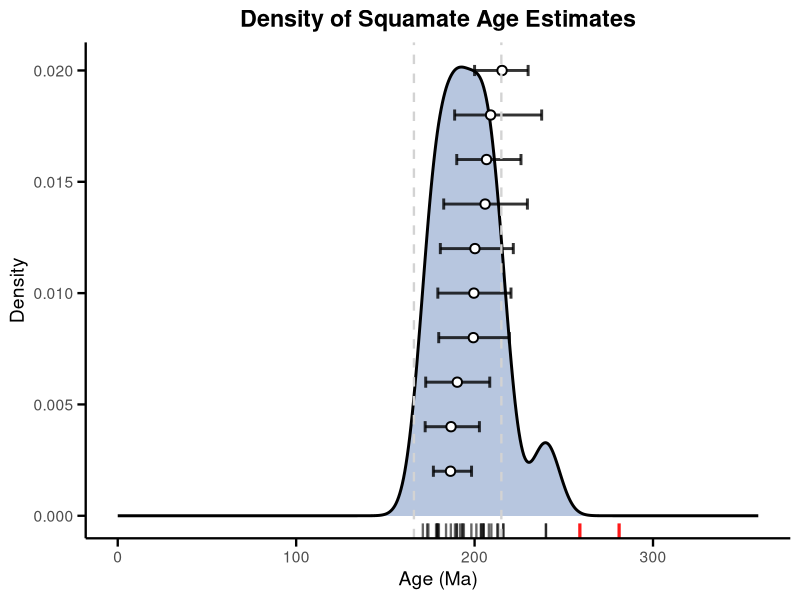

Reproduce this figure in R.
### Squamata: Likelihood Checkpoints
library(dplyr)
library(ggplot2)

# Read the CSV file
squamata <- read.csv("squamata_timetrees.csv", header = TRUE)
head(squamata)

# Read the tip dates
squamate_tips <- read.csv("squamate_tip_dates.csv", header = TRUE)
head(squamate_tips)

# Add a y position slightly above the x-axis
squamate_tips <- squamate_tips %>%
  mutate(y = seq(0.002, 0.002 * n(), length.out = n()))

# Identify outliers using the IQR rule
q <- quantile(squamata$Age, probs = c(0.25, 0.75), na.rm = TRUE)
iqr <- q[2] - q[1]

lower <- q[1] - 1.5 * iqr
upper <- q[2] + 1.5 * iqr

squamata <- squamata %>%
  mutate(outlier = Age < lower | Age > upper)

# Plot
ggplot() +
  # Density using NON-outliers only
  geom_density(
    data = filter(squamata, !outlier),
    aes(x = Age),
    fill = "#4C72B0",
    alpha = 0.4,
    linewidth = 1,
    trim = FALSE
  ) +
  # Rug for non-outliers
  geom_rug(
    data = filter(squamata, !outlier),
    aes(x = Age),
    sides = "b",
    alpha = 0.6,
    linewidth = 0.8
  ) +
  # Rug for outliers (red)
  geom_rug(
    data = filter(squamata, outlier),
    aes(x = Age),
    sides = "b",
    color = "red",
    alpha = 0.9,
    linewidth = 1.1
  ) +
  # Whiskers (Min–Max)
  geom_errorbarh(
    data = squamate_tips,
    aes(y = y, xmin = Min, xmax = Max),
    height = 0.0005,
    linewidth = 1,
    color = "black",
    alpha = 0.8
  ) +
  
  # Central point (Point estimate)
  geom_point(
    data = squamate_tips,
    aes(y = y, x = Point),
    shape = 21,
    size = 2.5,
    fill = "white",
    color = "black",
    stroke = 1
  ) + 
  scale_x_continuous(limits = c(0, 359)) +
  labs(
    title = "Density of Squamate Age Estimates",
    x = "Age (Ma)",
    y = "Density"
  ) +
  geom_vline(
    xintercept = c(166, 215),
    linetype = "dashed",
    linewidth = 0.8,
    color = "lightgray"
  ) + 
  theme_minimal(base_size = 14) + 
  theme(
    panel.grid.major = element_blank(),
    panel.grid.minor = element_blank(),
    axis.line = element_line(color = "black", linewidth = 0.8),
    axis.ticks = element_line(color = "black", linewidth = 0.8),
    axis.ticks.length = unit(6, "pt"),
    plot.title = element_text(face = "bold", hjust = 0.5)
  )

# Estimates
ages_clean <- squamata$Age[!squamata$outlier]

d <- density(
  ages_clean,
  from = 0,
  to   = 359
)

mode_age <- d$x[which.max(d$y)]
mode_age

median_age <- median(ages_clean)
median_age
